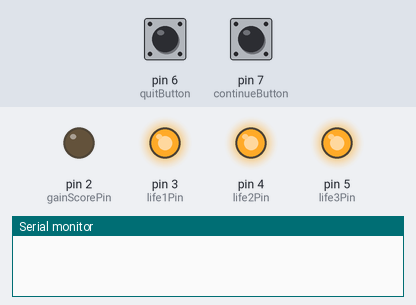
Recording of a sketch running on a simulated Arduino Uno, built with avr-gcc and run on an emulated ATmega328P. Shown: output pins drawn as LEDs (lit = HIGH), the last lines printed to the serial monitor. The inputs (shaded band) are chosen by the test bench; at power-on: pin 7 (continueButton) LOW, pin 6 (quitButton) LOW. Random numbers use the default seed unless the sketch sets one.

Above: at 1.2 s.
1.3 s: pin 7 (continueButton) pulled HIGH for 3.2 s
At 5.2 s:
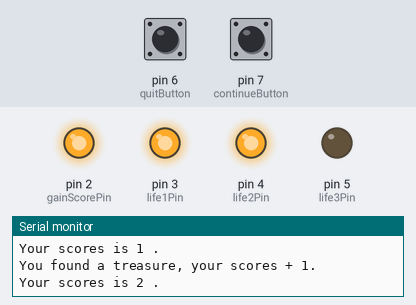
6.0 s: pin 6 (quitButton) pulled HIGH for 0.15 s
At 7.2 s:
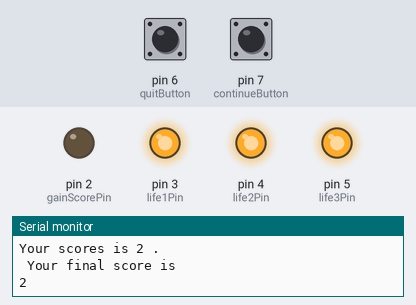
7.6 s: pin 7 (continueButton) pulled HIGH for 3.2 s
At 11.1 s:
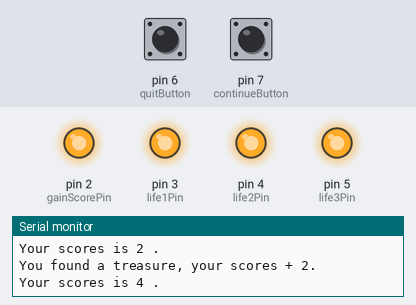
12.3 s: pin 6 (quitButton) pulled HIGH for 1 s
At 13.3 s:
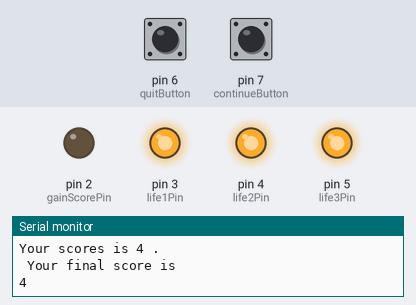
14.8 s: pin 7 (continueButton) pulled HIGH for 0.15 s
At 15.2 s:
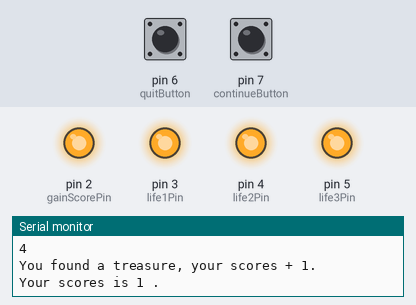
Timing chart, 0 to 17.4 s (numbered marks = the images above; inputs shaded):
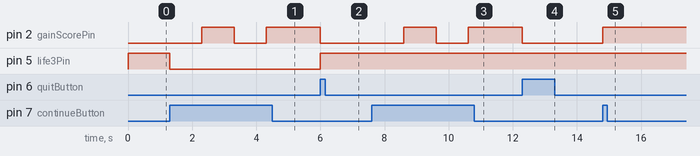

Measured:
- after the input at 1.3 s, pin 2 (gainScorePin): LOW → HIGH after 1.0 s, → LOW 1.0 s later, → HIGH 1.0 s later; pin 5 (life3Pin): HIGH → LOW at once
- after the input at 6.0 s, pin 2 (gainScorePin): HIGH → LOW at once; pin 5 (life3Pin): LOW → HIGH at once
- after the input at 7.6 s, pin 2 (gainScorePin): LOW → HIGH after 1.0 s, → LOW 1.0 s later, → HIGH 1.0 s later
- after the input at 12.3 s, pin 2 (gainScorePin): HIGH → LOW at once
- after the input at 14.8 s, pin 2 (gainScorePin): LOW → HIGH at once

The sketch:

DungeoninArduino.ino
```cpp
#include <stdio.h>
#include <time.h>
#include <stdlib.h>

//Pins of Arduino
const int continueButton = 7;
const int quitButton = 6;
const int life3Pin = 5;
const int life2Pin = 4;
const int life1Pin = 3;
const int gainScorePin = 2;

//Treasure: A = +1; B= +2; C= +3
//Trap: T = 0; Monster: M = -1
char array[] = "ABCTM";
char event;
int lives = 3;
int scores = 0;
int keep = LOW; //player choice
int quit = LOW;

void setup() {
  //Outputs
  pinMode(life3Pin, OUTPUT);
  pinMode(life2Pin, OUTPUT);
  pinMode(life1Pin, OUTPUT);
  pinMode(gainScorePin, OUTPUT);

  //Inputs
  pinMode(continueButton, INPUT);
  pinMode(quitButton, INPUT);

  //Set up baud rate for communication between Arduino and Serial Monitor
  Serial.begin(9600);

  //random seed
  srand(time(NULL));

  //Turn ON 3 life LED
  digitalWrite(life3Pin, HIGH);
  digitalWrite(life2Pin, HIGH);
  digitalWrite(life1Pin, HIGH);
}

void loop() {
    keep = digitalRead(continueButton);
    quit = digitalRead(quitButton);

    if(keep == HIGH){
        event = array[rand() % 5];

        if(event == 'A') {
            Serial.print("You found a treasure, your scores + 1. \n");
            scores += 1;
            digitalWrite(gainScorePin, HIGH);
        }
        else if (event == 'B') {
            Serial.print("You found a treasure, your scores + 2. \n");
            scores += 2;
            digitalWrite(gainScorePin, HIGH);
        }
        else if (event == 'C') {
            Serial.print("You found a treasure, your scores + 3. \n");
            scores += 3;
            digitalWrite(gainScorePin, HIGH);
        }
        else if (event == 'T') {
            Serial.print("It is a trap! But you avoid it with your skills. \n");
            digitalWrite(gainScorePin, LOW);
        }
        else {
            Serial.print("A monster appeared! You fight it and lose 1 life. \n");
            digitalWrite(gainScorePin, LOW);

            lives -= 1;
            if (lives == 2) digitalWrite(life3Pin, LOW);
            if (lives == 1) digitalWrite(life2Pin, LOW);
            if (lives == 0) digitalWrite(life1Pin, LOW);

            if(lives == 0){
                scores = 0;
                quit = HIGH;
            }
        }

        Serial.print("Your scores is ");
        Serial.print(scores);
        Serial.print(" .\n");
        delay(1000);
    }

    if(quit == HIGH){
      Serial.println("\n Your final score is \n");
      Serial.println(scores);
      scores = 0;

      //Restart the game
      //Turn ON 3 life LED
      digitalWrite(life3Pin, HIGH);
      digitalWrite(life2Pin, HIGH);
      digitalWrite(life1Pin, HIGH);

      digitalWrite(gainScorePin, LOW);
      lives = 3;

      delay(1000);
    }
}
```
